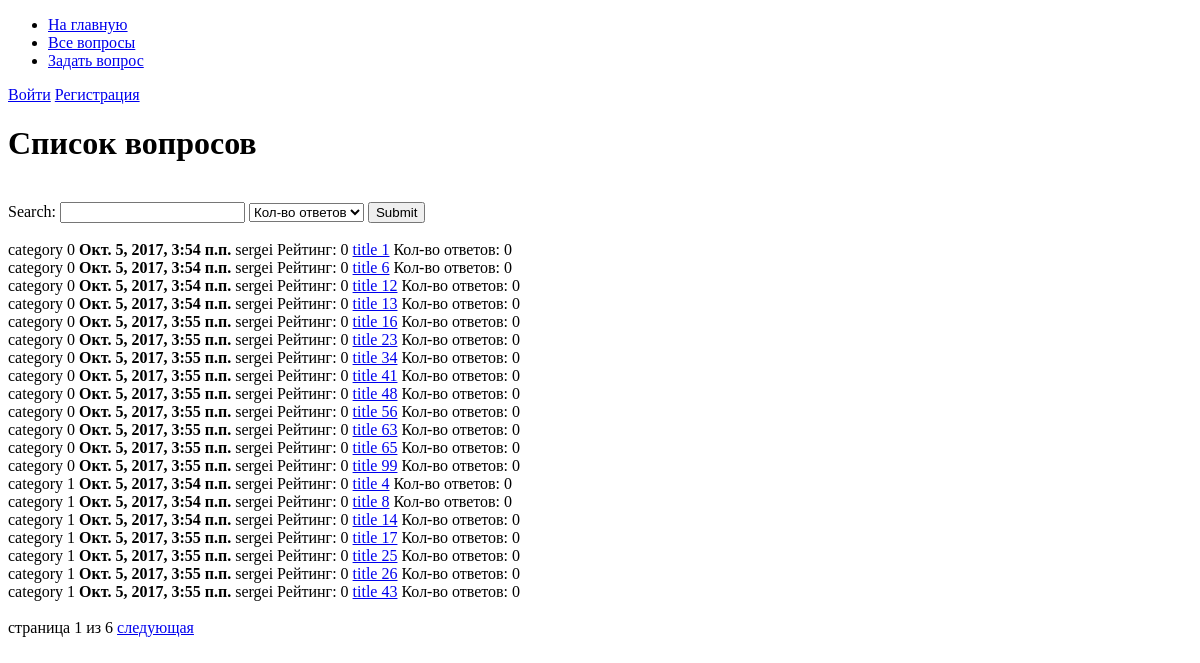
The page /questions/ on the database as committed earlier.
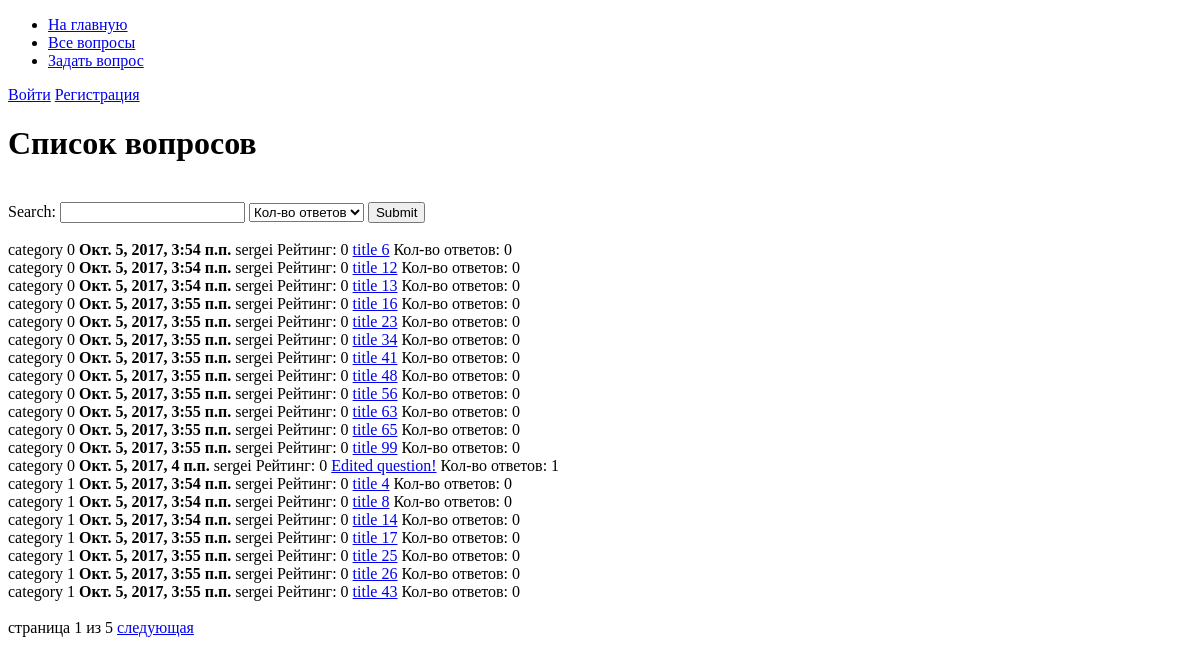
The same page on the database as committed later.
### questions/models.py (models this page shows, shortened)
class Question(models.Model):
    author = models.ForeignKey(settings.AUTH_USER_MODEL)
    title = models.CharField(max_length=255, verbose_name=u'заголовок')
    text = models.TextField(verbose_name=u'описание')
    created_at = models.DateTimeField(auto_now_add=True, verbose_name=u'дата создания')
    rating = models.PositiveIntegerField(default=0, verbose_name=u'рейтинг')
    category = models.ForeignKey(Category)
    class Meta:
        verbose_name = u'Вопрос'
        verbose_name_plural = u'Вопросы'
        ordering = ('-created_at', )

class Category(models.Model):
    name = models.CharField(verbose_name=u'название', max_length=50)
    class Meta:
        verbose_name = u'Категория'
        verbose_name_plural = u'Категории'
    def __str__(self):
        return self.name

### questions/views.py (the view)
class QuestionList(ListView):
    template_name = "question_list.html"
    model = Question
    paginate_by = 20
    def dispatch(self, request, *args, **kwargs):
        self.form = QuestionListForm(request.GET)
        self.form.is_valid()
        return super(QuestionList, self).dispatch(request, *args, **kwargs)
    def get_queryset(self):
        queryset = Question.objects.all()
        if self.form.cleaned_data.get('search'):
            queryset = queryset.filter(title=self.form.cleaned_data['search'])
        if self.form.cleaned_data.get('sort_field'):
            queryset = queryset.order_by(self.form.cleaned_data['sort_field'])
        queryset = queryset.annotate(answers_count=Count('answers__id'))
        return queryset
    def get_context_data(self, **kwargs):
        context = super(QuestionList, self).get_context_data(**kwargs)
        context['form'] = self.form
        return context

### questions/forms.py
class QuestionListForm(forms.Form):
    search = forms.CharField(required=False)
    sort_field = forms.ChoiceField(choices=(('-answers_count', u'Кол-во ответов'), ('-created_at', u'Новые'),
                                            ('created_at', u'Старые'), ('title', u'Заголовок'),
                                            ('category', u'Категория')), required=False)
    """
    def clean_search(self):
        search = self.cleaned_data.get('search')
        raise forms.ValidationError(u'Я неправильный поиск!')
        return search
    """

### questions/templates/question_list.html (shortened to what this page needs)
{% extends 'base.html' %}
{% block content %}
    <h1>Список вопросов</h1><br/>
    <form action="">
        {{ form.search.label_tag }}
        {{ form.search }}
        {{ form.sort_field }}
        <input type="submit">
    </form><br/>
    {% for question in object_list %}
        {{ question.category }}  <b>{{ question.created_at }}</b> {{ question.author }} Рейтинг: {{ question.rating }}
        <a href="{% url 'question_detail' pk=question.id %}">{{ question.title }}</a>
    Кол-во ответов: {{ question.answers_count }}<br/>
    {% endfor %}<br/>
    {% if is_paginated %}
            страница {{ page_obj.number }} из {{ page_obj.paginator.num_pages }}
        {% if page_obj.has_next %}
            <a href="?page={{ page_obj.next_page_number }}">следующая</a>
        {% endif %}
    {% endif %}
{% endblock %}

### templates/base.html (shortened to what this page needs)
<!DOCTYPE html>
<html lang="en">
<head>
    <!--{% load static %}
    <link rel="stylesheet" type="text/css" href="{% static 'css/base.css' %}" />-->
</head>
<body>
    <div class="container">
        <header>
            <nav>
                <ul>
                    <li><a href="/index/">На главную</a></li>
                    <li><a href="/questions/">Все вопросы</a></li>
                    <li><a href="/questions/create/">Задать вопрос</a></li>
                </ul>
            </nav>
            <div class="loginsignuplogout">
                {% if user.is_authenticated %}
                    {{ user }}
                    <form action="/logout/" method="post">
                        {% csrf_token %}
                        <input type="submit" value="выйти">
                    </form>
                {% else %}
                    <a href="/login/">Войти</a>   <a href="/signup/">Регистрация</a>
                {% endif %}
            </div>
        </header>
        <main>
            {% block content %}{% endblock %}
        </main>
    </div>
</body>
</html>

Rows that differ between the two databases and show on the page:
removed Question: category "category 0", created_at "Окт. 5, 2017, 3:54 п.п.", author "sergei", rating "0", title "title 1", answers_count "0"
now on this page (row edited): Question: category "category 0", created_at "Окт. 5, 2017, 4 п.п.", author "sergei", rating "0", title "Edited question!", answers_count "1"
Other text that changed with them:
{{ page_obj.paginator.num_pages }}: "6" → "5"
